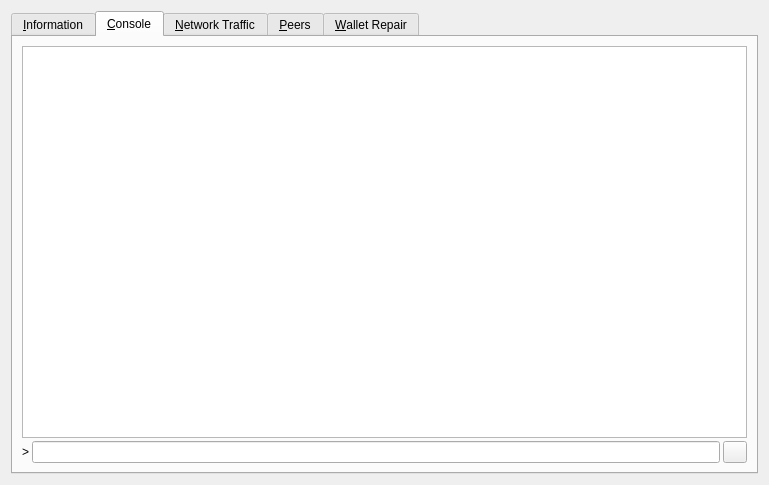
<?xml version="1.0" encoding="UTF-8"?>
<ui version="4.0">
 <class>RPCConsole</class>
 <widget class="QDialog" name="RPCConsole">
  <property name="geometry">
   <rect>
    <x>0</x>
    <y>0</y>
    <width>769</width>
    <height>485</height>
   </rect>
  </property>
  <property name="windowTitle">
   <string>Tools window</string>
  </property>
  <layout class="QVBoxLayout" name="verticalLayout_2">
   <item>
    <widget class="QTabWidget" name="tabWidget">
     <property name="currentIndex">
      <number>1</number>
     </property>
     <widget class="QWidget" name="tab_info">
      <attribute name="title">
       <string>&amp;Information</string>
      </attribute>
      <layout class="QGridLayout" name="gridLayout" columnstretch="0,0">
       <property name="horizontalSpacing">
        <number>12</number>
       </property>
       <item row="0" column="0">
        <widget class="QLabel" name="generalHeader">
         <property name="font">
          <font>
           <weight>75</weight>
           <bold>true</bold>
          </font>
         </property>
         <property name="text">
          <string>General</string>
         </property>
        </widget>
       </item>
       <item row="1" column="0">
        <widget class="QLabel" name="clientNameLabel">
         <property name="text">
          <string>Client name</string>
         </property>
        </widget>
       </item>
       <item row="1" column="1">
        <widget class="QLabel" name="clientName">
         <property name="cursor">
          <cursorShape>IBeamCursor</cursorShape>
         </property>
         <property name="text">
          <string>N/A</string>
         </property>
         <property name="textFormat">
          <enum>Qt::PlainText</enum>
         </property>
         <property name="textInteractionFlags">
          <set>Qt::LinksAccessibleByMouse|Qt::TextSelectableByKeyboard|Qt::TextSelectableByMouse</set>
         </property>
        </widget>
       </item>
       <item row="2" column="0">
        <widget class="QLabel" name="clientVersionLabel">
         <property name="text">
          <string>Client version</string>
         </property>
        </widget>
       </item>
       <item row="2" column="1">
        <widget class="QLabel" name="clientVersion">
         <property name="cursor">
          <cursorShape>IBeamCursor</cursorShape>
         </property>
         <property name="text">
          <string>N/A</string>
         </property>
         <property name="textFormat">
          <enum>Qt::PlainText</enum>
         </property>
         <property name="textInteractionFlags">
          <set>Qt::LinksAccessibleByMouse|Qt::TextSelectableByKeyboard|Qt::TextSelectableByMouse</set>
         </property>
        </widget>
       </item>
       <item row="3" column="0">
        <widget class="QLabel" name="openSSLVersionLabel">
         <property name="text">
          <string>Using OpenSSL version</string>
         </property>
         <property name="indent">
          <number>10</number>
         </property>
        </widget>
       </item>
       <item row="3" column="1">
        <widget class="QLabel" name="openSSLVersion">
         <property name="cursor">
          <cursorShape>IBeamCursor</cursorShape>
         </property>
         <property name="text">
          <string>N/A</string>
         </property>
         <property name="textFormat">
          <enum>Qt::PlainText</enum>
         </property>
         <property name="textInteractionFlags">
          <set>Qt::LinksAccessibleByMouse|Qt::TextSelectableByKeyboard|Qt::TextSelectableByMouse</set>
         </property>
        </widget>
       </item>
       <item row="4" column="0">
        <widget class="QLabel" name="berkeleyDBVersionLabel">
         <property name="text">
          <string>Using BerkeleyDB version</string>
         </property>
         <property name="indent">
          <number>10</number>
         </property>
        </widget>
       </item>
       <item row="4" column="1">
        <widget class="QLabel" name="berkeleyDBVersion">
         <property name="cursor">
          <cursorShape>IBeamCursor</cursorShape>
         </property>
         <property name="text">
          <string>N/A</string>
         </property>
         <property name="textFormat">
          <enum>Qt::PlainText</enum>
         </property>
         <property name="textInteractionFlags">
          <set>Qt::LinksAccessibleByMouse|Qt::TextSelectableByKeyboard|Qt::TextSelectableByMouse</set>
         </property>
        </widget>
       </item>
       <item row="5" column="0">
        <widget class="QLabel" name="buildDateLabel">
         <property name="text">
          <string>Build date</string>
         </property>
        </widget>
       </item>
       <item row="5" column="1">
        <widget class="QLabel" name="buildDate">
         <property name="cursor">
          <cursorShape>IBeamCursor</cursorShape>
         </property>
         <property name="text">
          <string>N/A</string>
         </property>
         <property name="textFormat">
          <enum>Qt::PlainText</enum>
         </property>
         <property name="textInteractionFlags">
          <set>Qt::LinksAccessibleByMouse|Qt::TextSelectableByKeyboard|Qt::TextSelectableByMouse</set>
         </property>
        </widget>
       </item>
       <item row="6" column="0">
        <widget class="QLabel" name="startupTimeLabel">
         <property name="text">
          <string>Startup time</string>
         </property>
        </widget>
       </item>
       <item row="6" column="1">
        <widget class="QLabel" name="startupTime">
         <property name="cursor">
          <cursorShape>IBeamCursor</cursorShape>
         </property>
         <property name="text">
          <string>N/A</string>
         </property>
         <property name="textFormat">
          <enum>Qt::PlainText</enum>
         </property>
         <property name="textInteractionFlags">
          <set>Qt::LinksAccessibleByMouse|Qt::TextSelectableByKeyboard|Qt::TextSelectableByMouse</set>
         </property>
        </widget>
       </item>
       <item row="7" column="0">
        <widget class="QLabel" name="networkHeader">
         <property name="font">
          <font>
           <weight>75</weight>
           <bold>true</bold>
          </font>
         </property>
         <property name="text">
          <string>Network</string>
         </property>
        </widget>
       </item>
       <item row="8" column="0">
        <widget class="QLabel" name="networkNameLabel">
         <property name="text">
          <string>Name</string>
         </property>
        </widget>
       </item>
       <item row="8" column="1">
        <widget class="QLabel" name="networkName">
         <property name="cursor">
          <cursorShape>IBeamCursor</cursorShape>
         </property>
         <property name="text">
          <string>N/A</string>
         </property>
         <property name="textFormat">
          <enum>Qt::PlainText</enum>
         </property>
         <property name="textInteractionFlags">
          <set>Qt::LinksAccessibleByMouse|Qt::TextSelectableByKeyboard|Qt::TextSelectableByMouse</set>
         </property>
        </widget>
       </item>
       <item row="9" column="0">
        <widget class="QLabel" name="numberOfConnectionsLabel">
         <property name="text">
          <string>Number of connections</string>
         </property>
        </widget>
       </item>
       <item row="9" column="1">
        <widget class="QLabel" name="numberOfConnections">
         <property name="cursor">
          <cursorShape>IBeamCursor</cursorShape>
         </property>
         <property name="text">
          <string>N/A</string>
         </property>
         <property name="textFormat">
          <enum>Qt::PlainText</enum>
         </property>
         <property name="textInteractionFlags">
          <set>Qt::LinksAccessibleByMouse|Qt::TextSelectableByKeyboard|Qt::TextSelectableByMouse</set>
         </property>
        </widget>
       </item>
       <item row="10" column="0">
        <widget class="QLabel" name="masternodeCountLabel">
         <property name="text">
          <string>Number of Masternodes</string>
         </property>
        </widget>
       </item>
       <item row="10" column="1">
        <widget class="QLabel" name="masternodeCount">
         <property name="cursor">
          <cursorShape>IBeamCursor</cursorShape>
         </property>
         <property name="text">
          <string>N/A</string>
         </property>
         <property name="textFormat">
          <enum>Qt::PlainText</enum>
         </property>
         <property name="textInteractionFlags">
          <set>Qt::LinksAccessibleByMouse|Qt::TextSelectableByKeyboard|Qt::TextSelectableByMouse</set>
         </property>
        </widget>
       </item>
       <item row="11" column="0">
        <widget class="QLabel" name="blockchainHeader">
         <property name="font">
          <font>
           <weight>75</weight>
           <bold>true</bold>
          </font>
         </property>
         <property name="text">
          <string>Block chain</string>
         </property>
        </widget>
       </item>
       <item row="12" column="0">
        <widget class="QLabel" name="numberOfBlocksLabel">
         <property name="text">
          <string>Current number of blocks</string>
         </property>
        </widget>
       </item>
       <item row="12" column="1">
        <widget class="QLabel" name="numberOfBlocks">
         <property name="cursor">
          <cursorShape>IBeamCursor</cursorShape>
         </property>
         <property name="text">
          <string>N/A</string>
         </property>
         <property name="textFormat">
          <enum>Qt::PlainText</enum>
         </property>
         <property name="textInteractionFlags">
          <set>Qt::LinksAccessibleByMouse|Qt::TextSelectableByKeyboard|Qt::TextSelectableByMouse</set>
         </property>
        </widget>
       </item>
       <item row="13" column="0">
        <widget class="QLabel" name="lastBlockTimeLabel">
         <property name="text">
          <string>Last block time</string>
         </property>
        </widget>
       </item>
       <item row="13" column="1">
        <widget class="QLabel" name="lastBlockTime">
         <property name="cursor">
          <cursorShape>IBeamCursor</cursorShape>
         </property>
         <property name="text">
          <string>N/A</string>
         </property>
         <property name="textFormat">
          <enum>Qt::PlainText</enum>
         </property>
         <property name="textInteractionFlags">
          <set>Qt::LinksAccessibleByMouse|Qt::TextSelectableByKeyboard|Qt::TextSelectableByMouse</set>
         </property>
        </widget>
       </item>
       <item row="14" column="0">
        <spacer name="verticalSpacer_2">
         <property name="orientation">
          <enum>Qt::Vertical</enum>
         </property>
         <property name="sizeHint" stdset="0">
          <size>
           <width>20</width>
           <height>20</height>
          </size>
         </property>
        </spacer>
       </item>
       <item row="15" column="0">
        <widget class="QLabel" name="debugLogFileHeader">
         <property name="font">
          <font>
           <weight>75</weight>
           <bold>true</bold>
          </font>
         </property>
         <property name="text">
          <string>Debug log file</string>
         </property>
        </widget>
       </item>
       <item row="16" column="0">
        <widget class="QPushButton" name="openDebugLogfileButton">
         <property name="toolTip">
          <string>Open the Gfr debug log file from the current data directory. This can take a few seconds for large log files.</string>
         </property>
         <property name="text">
          <string>&amp;Open</string>
         </property>
         <property name="autoDefault">
          <bool>false</bool>
         </property>
        </widget>
       </item>
      </layout>
     </widget>
     <widget class="QWidget" name="tab_console">
      <attribute name="title">
       <string>&amp;Console</string>
      </attribute>
      <layout class="QVBoxLayout" name="verticalLayout_3">
       <property name="spacing">
        <number>3</number>
       </property>
       <item>
        <widget class="QTextEdit" name="messagesWidget">
         <property name="minimumSize">
          <size>
           <width>0</width>
           <height>100</height>
          </size>
         </property>
         <property name="font">
          <font>
           <family>Noto Sans</family>
           <pointsize>12</pointsize>
           <weight>50</weight>
           <italic>false</italic>
           <bold>false</bold>
          </font>
         </property>
         <property name="readOnly">
          <bool>true</bool>
         </property>
         <property name="tabKeyNavigation" stdset="0">
          <bool>false</bool>
         </property>
         <property name="columnCount" stdset="0">
          <number>2</number>
         </property>
        </widget>
       </item>
       <item>
        <layout class="QHBoxLayout" name="horizontalLayout">
         <property name="spacing">
          <number>3</number>
         </property>
         <item>
          <widget class="QLabel" name="label">
           <property name="text">
            <string notr="true">&gt;</string>
           </property>
          </widget>
         </item>
         <item>
          <widget class="QLineEdit" name="lineEdit"/>
         </item>
         <item>
          <widget class="QPushButton" name="clearButton">
           <property name="maximumSize">
            <size>
             <width>24</width>
             <height>24</height>
            </size>
           </property>
           <property name="toolTip">
            <string>Clear console</string>
           </property>
           <property name="text">
            <string/>
           </property>
           <property name="icon">
            <iconset>
             <normaloff>:/icons/remove</normaloff>:/icons/remove</iconset>
           </property>
           <property name="shortcut">
            <string notr="true">Ctrl+L</string>
           </property>
           <property name="autoDefault">
            <bool>false</bool>
           </property>
          </widget>
         </item>
        </layout>
       </item>
      </layout>
     </widget>
     <widget class="QWidget" name="tab_nettraffic">
      <attribute name="title">
       <string>&amp;Network Traffic</string>
      </attribute>
      <layout class="QHBoxLayout" name="horizontalLayout_3">
       <item>
        <layout class="QVBoxLayout" name="verticalLayout_4">
         <item>
          <widget class="TrafficGraphWidget" name="trafficGraph" native="true">
           <property name="sizePolicy">
            <sizepolicy hsizetype="Expanding" vsizetype="Expanding">
             <horstretch>0</horstretch>
             <verstretch>0</verstretch>
            </sizepolicy>
           </property>
          </widget>
         </item>
         <item>
          <layout class="QHBoxLayout" name="horizontalLayout_2">
           <item>
            <widget class="QSlider" name="sldGraphRange">
             <property name="minimum">
              <number>1</number>
             </property>
             <property name="maximum">
              <number>288</number>
             </property>
             <property name="pageStep">
              <number>12</number>
             </property>
             <property name="value">
              <number>6</number>
             </property>
             <property name="orientation">
              <enum>Qt::Horizontal</enum>
             </property>
            </widget>
           </item>
           <item>
            <widget class="QLabel" name="lblGraphRange">
             <property name="minimumSize">
              <size>
               <width>100</width>
               <height>0</height>
              </size>
             </property>
             <property name="alignment">
              <set>Qt::AlignCenter</set>
             </property>
            </widget>
           </item>
           <item>
            <widget class="QPushButton" name="btnClearTrafficGraph">
             <property name="text">
              <string>&amp;Clear</string>
             </property>
             <property name="autoDefault">
              <bool>false</bool>
             </property>
            </widget>
           </item>
          </layout>
         </item>
        </layout>
       </item>
       <item>
        <layout class="QVBoxLayout" name="verticalLayout">
         <item>
          <widget class="QGroupBox" name="groupBox">
           <property name="title">
            <string>Totals</string>
           </property>
           <layout class="QVBoxLayout" name="verticalLayout_5">
            <item>
             <layout class="QHBoxLayout" name="horizontalLayout_4">
              <item>
               <widget class="Line" name="line">
                <property name="sizePolicy">
                 <sizepolicy hsizetype="Fixed" vsizetype="Fixed">
                  <horstretch>0</horstretch>
                  <verstretch>0</verstretch>
                 </sizepolicy>
                </property>
                <property name="minimumSize">
                 <size>
                  <width>10</width>
                  <height>0</height>
                 </size>
                </property>
                <property name="palette">
                 <palette>
                  <active>
                   <colorrole role="Light">
                    <brush brushstyle="SolidPattern">
                     <color alpha="255">
                      <red>0</red>
                      <green>255</green>
                      <blue>0</blue>
                     </color>
                    </brush>
                   </colorrole>
                  </active>
                  <inactive>
                   <colorrole role="Light">
                    <brush brushstyle="SolidPattern">
                     <color alpha="255">
                      <red>0</red>
                      <green>255</green>
                      <blue>0</blue>
                     </color>
                    </brush>
                   </colorrole>
                  </inactive>
                  <disabled>
                   <colorrole role="Light">
                    <brush brushstyle="SolidPattern">
                     <color alpha="255">
                      <red>0</red>
                      <green>255</green>
                      <blue>0</blue>
                     </color>
                    </brush>
                   </colorrole>
                  </disabled>
                 </palette>
                </property>
                <property name="orientation">
                 <enum>Qt::Horizontal</enum>
                </property>
               </widget>
              </item>
              <item>
               <widget class="QLabel" name="label_16">
                <property name="text">
                 <string>Received</string>
                </property>
               </widget>
              </item>
              <item>
               <widget class="QLabel" name="lblBytesIn">
                <property name="minimumSize">
                 <size>
                  <width>50</width>
                  <height>0</height>
                 </size>
                </property>
                <property name="alignment">
                 <set>Qt::AlignRight|Qt::AlignTrailing|Qt::AlignVCenter</set>
                </property>
               </widget>
              </item>
             </layout>
            </item>
            <item>
             <layout class="QHBoxLayout" name="horizontalLayout_5">
              <item>
               <widget class="Line" name="line_2">
                <property name="sizePolicy">
                 <sizepolicy hsizetype="Fixed" vsizetype="Fixed">
                  <horstretch>0</horstretch>
                  <verstretch>0</verstretch>
                 </sizepolicy>
                </property>
                <property name="minimumSize">
                 <size>
                  <width>10</width>
                  <height>0</height>
                 </size>
                </property>
                <property name="palette">
                 <palette>
                  <active>
                   <colorrole role="Light">
                    <brush brushstyle="SolidPattern">
                     <color alpha="255">
                      <red>255</red>
                      <green>0</green>
                      <blue>0</blue>
                     </color>
                    </brush>
                   </colorrole>
                  </active>
                  <inactive>
                   <colorrole role="Light">
                    <brush brushstyle="SolidPattern">
                     <color alpha="255">
                      <red>255</red>
                      <green>0</green>
                      <blue>0</blue>
                     </color>
                    </brush>
                   </colorrole>
                  </inactive>
                  <disabled>
                   <colorrole role="Light">
                    <brush brushstyle="SolidPattern">
                     <color alpha="255">
                      <red>255</red>
                      <green>0</green>
                      <blue>0</blue>
                     </color>
                    </brush>
                   </colorrole>
                  </disabled>
                 </palette>
                </property>
                <property name="orientation">
                 <enum>Qt::Horizontal</enum>
                </property>
               </widget>
              </item>
              <item>
               <widget class="QLabel" name="label_17">
                <property name="text">
                 <string>Sent</string>
                </property>
               </widget>
              </item>
              <item>
               <widget class="QLabel" name="lblBytesOut">
                <property name="minimumSize">
                 <size>
                  <width>50</width>
                  <height>0</height>
                 </size>
                </property>
                <property name="alignment">
                 <set>Qt::AlignRight|Qt::AlignTrailing|Qt::AlignVCenter</set>
                </property>
               </widget>
              </item>
             </layout>
            </item>
            <item>
             <spacer name="verticalSpacer_4">
              <property name="orientation">
               <enum>Qt::Vertical</enum>
              </property>
              <property name="sizeHint" stdset="0">
               <size>
                <width>20</width>
                <height>407</height>
               </size>
              </property>
             </spacer>
            </item>
           </layout>
          </widget>
         </item>
        </layout>
       </item>
      </layout>
     </widget>
     <widget class="QWidget" name="tab_peers">
      <attribute name="title">
       <string>&amp;Peers</string>
      </attribute>
      <layout class="QGridLayout" name="gridLayout_2">
       <item row="0" column="0" rowspan="2">
        <widget class="QTableView" name="peerWidget">
         <property name="horizontalScrollBarPolicy">
          <enum>Qt::ScrollBarAsNeeded</enum>
         </property>
         <property name="sortingEnabled">
          <bool>true</bool>
         </property>
         <attribute name="horizontalHeaderHighlightSections">
          <bool>false</bool>
         </attribute>
        </widget>
       </item>
       <item row="0" column="1">
        <widget class="QLabel" name="peerHeading">
         <property name="sizePolicy">
          <sizepolicy hsizetype="Preferred" vsizetype="Minimum">
           <horstretch>0</horstretch>
           <verstretch>0</verstretch>
          </sizepolicy>
         </property>
         <property name="minimumSize">
          <size>
           <width>300</width>
           <height>32</height>
          </size>
         </property>
         <property name="font">
          <font>
           <pointsize>10</pointsize>
           <weight>75</weight>
           <bold>true</bold>
          </font>
         </property>
         <property name="cursor">
          <cursorShape>IBeamCursor</cursorShape>
         </property>
         <property name="text">
          <string>Select a peer to view detailed information.</string>
         </property>
         <property name="alignment">
          <set>Qt::AlignCenter</set>
         </property>
         <property name="wordWrap">
          <bool>true</bool>
         </property>
         <property name="textInteractionFlags">
          <set>Qt::LinksAccessibleByMouse|Qt::TextSelectableByKeyboard|Qt::TextSelectableByMouse</set>
         </property>
        </widget>
       </item>
       <item row="1" column="1">
        <widget class="QWidget" name="detailWidget" native="true">
         <property name="minimumSize">
          <size>
           <width>300</width>
           <height>0</height>
          </size>
         </property>
         <layout class="QGridLayout" name="gridLayout_3">
          <item row="0" column="0">
           <widget class="QLabel" name="label_23">
            <property name="text">
             <string>Direction</string>
            </property>
           </widget>
          </item>
          <item row="0" column="2">
           <widget class="QLabel" name="peerDirection">
            <property name="cursor">
             <cursorShape>IBeamCursor</cursorShape>
            </property>
            <property name="text">
             <string>N/A</string>
            </property>
            <property name="textFormat">
             <enum>Qt::PlainText</enum>
            </property>
            <property name="textInteractionFlags">
             <set>Qt::LinksAccessibleByMouse|Qt::TextSelectableByKeyboard|Qt::TextSelectableByMouse</set>
            </property>
           </widget>
          </item>
          <item row="1" column="0">
           <widget class="QLabel" name="label_21">
            <property name="text">
             <string>Protocol</string>
            </property>
           </widget>
          </item>
          <item row="1" column="2">
           <widget class="QLabel" name="peerVersion">
            <property name="cursor">
             <cursorShape>IBeamCursor</cursorShape>
            </property>
            <property name="text">
             <string>N/A</string>
            </property>
            <property name="textFormat">
             <enum>Qt::PlainText</enum>
            </property>
            <property name="textInteractionFlags">
             <set>Qt::LinksAccessibleByMouse|Qt::TextSelectableByKeyboard|Qt::TextSelectableByMouse</set>
            </property>
           </widget>
          </item>
          <item row="2" column="0">
           <widget class="QLabel" name="label_28">
            <property name="text">
             <string>Version</string>
            </property>
           </widget>
          </item>
          <item row="2" column="2">
           <widget class="QLabel" name="peerSubversion">
            <property name="cursor">
             <cursorShape>IBeamCursor</cursorShape>
            </property>
            <property name="text">
             <string>N/A</string>
            </property>
            <property name="textFormat">
             <enum>Qt::PlainText</enum>
            </property>
            <property name="textInteractionFlags">
             <set>Qt::LinksAccessibleByMouse|Qt::TextSelectableByKeyboard|Qt::TextSelectableByMouse</set>
            </property>
           </widget>
          </item>
          <item row="3" column="0">
           <widget class="QLabel" name="label_4">
            <property name="text">
             <string>Services</string>
            </property>
           </widget>
          </item>
          <item row="3" column="2">
           <widget class="QLabel" name="peerServices">
            <property name="cursor">
             <cursorShape>IBeamCursor</cursorShape>
            </property>
            <property name="text">
             <string>N/A</string>
            </property>
            <property name="textFormat">
             <enum>Qt::PlainText</enum>
            </property>
            <property name="textInteractionFlags">
             <set>Qt::LinksAccessibleByMouse|Qt::TextSelectableByKeyboard|Qt::TextSelectableByMouse</set>
            </property>
           </widget>
          </item>
          <item row="5" column="0">
           <widget class="QLabel" name="label_29">
            <property name="text">
             <string>Starting Height</string>
            </property>
           </widget>
          </item>
          <item row="5" column="2">
           <widget class="QLabel" name="peerHeight">
            <property name="cursor">
             <cursorShape>IBeamCursor</cursorShape>
            </property>
            <property name="text">
             <string>N/A</string>
            </property>
            <property name="textFormat">
             <enum>Qt::PlainText</enum>
            </property>
            <property name="textInteractionFlags">
             <set>Qt::LinksAccessibleByMouse|Qt::TextSelectableByKeyboard|Qt::TextSelectableByMouse</set>
            </property>
           </widget>
          </item>
          <item row="6" column="0">
           <widget class="QLabel" name="label_27">
            <property name="text">
             <string>Sync Height</string>
            </property>
           </widget>
          </item>
          <item row="6" column="2">
           <widget class="QLabel" name="peerSyncHeight">
            <property name="cursor">
             <cursorShape>IBeamCursor</cursorShape>
            </property>
            <property name="text">
             <string>N/A</string>
            </property>
            <property name="textFormat">
             <enum>Qt::PlainText</enum>
            </property>
            <property name="textInteractionFlags">
             <set>Qt::LinksAccessibleByMouse|Qt::TextSelectableByKeyboard|Qt::TextSelectableByMouse</set>
            </property>
           </widget>
          </item>
          <item row="7" column="0">
           <widget class="QLabel" name="label_24">
            <property name="text">
             <string>Ban Score</string>
            </property>
           </widget>
          </item>
          <item row="7" column="2">
           <widget class="QLabel" name="peerBanScore">
            <property name="cursor">
             <cursorShape>IBeamCursor</cursorShape>
            </property>
            <property name="text">
             <string>N/A</string>
            </property>
            <property name="textFormat">
             <enum>Qt::PlainText</enum>
            </property>
            <property name="textInteractionFlags">
             <set>Qt::LinksAccessibleByMouse|Qt::TextSelectableByKeyboard|Qt::TextSelectableByMouse</set>
            </property>
           </widget>
          </item>
          <item row="8" column="0">
           <widget class="QLabel" name="label_22">
            <property name="text">
             <string>Connection Time</string>
            </property>
           </widget>
          </item>
          <item row="8" column="2">
           <widget class="QLabel" name="peerConnTime">
            <property name="cursor">
             <cursorShape>IBeamCursor</cursorShape>
            </property>
            <property name="text">
             <string>N/A</string>
            </property>
            <property name="textFormat">
             <enum>Qt::PlainText</enum>
            </property>
            <property name="textInteractionFlags">
             <set>Qt::LinksAccessibleByMouse|Qt::TextSelectableByKeyboard|Qt::TextSelectableByMouse</set>
            </property>
           </widget>
          </item>
          <item row="9" column="0">
           <widget class="QLabel" name="label_15">
            <property name="text">
             <string>Last Send</string>
            </property>
           </widget>
          </item>
          <item row="9" column="2">
           <widget class="QLabel" name="peerLastSend">
            <property name="cursor">
             <cursorShape>IBeamCursor</cursorShape>
            </property>
            <property name="text">
             <string>N/A</string>
            </property>
            <property name="textFormat">
             <enum>Qt::PlainText</enum>
            </property>
            <property name="textInteractionFlags">
             <set>Qt::LinksAccessibleByMouse|Qt::TextSelectableByKeyboard|Qt::TextSelectableByMouse</set>
            </property>
           </widget>
          </item>
          <item row="10" column="0">
           <widget class="QLabel" name="label_19">
            <property name="text">
             <string>Last Receive</string>
            </property>
           </widget>
          </item>
          <item row="10" column="2">
           <widget class="QLabel" name="peerLastRecv">
            <property name="cursor">
             <cursorShape>IBeamCursor</cursorShape>
            </property>
            <property name="text">
             <string>N/A</string>
            </property>
            <property name="textFormat">
             <enum>Qt::PlainText</enum>
            </property>
            <property name="textInteractionFlags">
             <set>Qt::LinksAccessibleByMouse|Qt::TextSelectableByKeyboard|Qt::TextSelectableByMouse</set>
            </property>
           </widget>
          </item>
          <item row="11" column="0">
           <widget class="QLabel" name="label_18">
            <property name="text">
             <string>Bytes Sent</string>
            </property>
           </widget>
          </item>
          <item row="11" column="2">
           <widget class="QLabel" name="peerBytesSent">
            <property name="cursor">
             <cursorShape>IBeamCursor</cursorShape>
            </property>
            <property name="text">
             <string>N/A</string>
            </property>
            <property name="textFormat">
             <enum>Qt::PlainText</enum>
            </property>
            <property name="textInteractionFlags">
             <set>Qt::LinksAccessibleByMouse|Qt::TextSelectableByKeyboard|Qt::TextSelectableByMouse</set>
            </property>
           </widget>
          </item>
          <item row="12" column="0">
           <widget class="QLabel" name="label_20">
            <property name="text">
             <string>Bytes Received</string>
            </property>
           </widget>
          </item>
          <item row="12" column="2">
           <widget class="QLabel" name="peerBytesRecv">
            <property name="cursor">
             <cursorShape>IBeamCursor</cursorShape>
            </property>
            <property name="text">
             <string>N/A</string>
            </property>
            <property name="textFormat">
             <enum>Qt::PlainText</enum>
            </property>
            <property name="textInteractionFlags">
             <set>Qt::LinksAccessibleByMouse|Qt::TextSelectableByKeyboard|Qt::TextSelectableByMouse</set>
            </property>
           </widget>
          </item>
          <item row="13" column="0">
           <widget class="QLabel" name="label_26">
            <property name="text">
             <string>Ping Time</string>
            </property>
           </widget>
          </item>
          <item row="13" column="2">
           <widget class="QLabel" name="peerPingTime">
            <property name="cursor">
             <cursorShape>IBeamCursor</cursorShape>
            </property>
            <property name="text">
             <string>N/A</string>
            </property>
            <property name="textFormat">
             <enum>Qt::PlainText</enum>
            </property>
            <property name="textInteractionFlags">
             <set>Qt::LinksAccessibleByMouse|Qt::TextSelectableByKeyboard|Qt::TextSelectableByMouse</set>
            </property>
           </widget>
          </item>
          <item row="14" column="1">
           <spacer name="verticalSpacer_3">
            <property name="orientation">
             <enum>Qt::Vertical</enum>
            </property>
            <property name="sizeHint" stdset="0">
             <size>
              <width>20</width>
              <height>40</height>
             </size>
            </property>
           </spacer>
          </item>
         </layout>
        </widget>
       </item>
      </layout>
     </widget>
     <widget class="QWidget" name="tab_repair">
      <attribute name="title">
       <string>&amp;Wallet Repair</string>
      </attribute>
      <layout class="QGridLayout" name="gridLayout_4" columnstretch="0,0,0,0">
       <property name="horizontalSpacing">
        <number>12</number>
       </property>
       <item row="10" column="0" colspan="2">
        <widget class="QPushButton" name="btn_resync">
         <property name="minimumSize">
          <size>
           <width>100</width>
           <height>23</height>
          </size>
         </property>
         <property name="text">
          <string>Delete local Blockchain Folders</string>
         </property>
        </widget>
       </item>
       <item row="0" column="0" colspan="4">
        <widget class="QLabel" name="label_repair_header">
         <property name="font">
          <font>
           <weight>75</weight>
           <bold>true</bold>
          </font>
         </property>
         <property name="text">
          <string>Wallet repair options.</string>
         </property>
        </widget>
       </item>
       <item row="1" column="0" colspan="4">
        <widget class="QLabel" name="label_repair_helptext">
         <property name="font">
          <font>
           <weight>50</weight>
           <bold>false</bold>
          </font>
         </property>
         <property name="text">
          <string>The buttons below will restart the wallet with command-line options to repair the wallet, fix issues with corrupt blockhain files or missing/obsolete transactions.</string>
         </property>
         <property name="wordWrap">
          <bool>true</bool>
         </property>
        </widget>
       </item>
       <item row="2" column="0">
        <widget class="QLabel" name="wallet_path_label">
         <property name="text">
          <string>Wallet In Use:</string>
         </property>
        </widget>
       </item>
       <item row="2" column="1" colspan="3">
        <widget class="QLabel" name="wallet_path">
         <property name="cursor">
          <cursorShape>IBeamCursor</cursorShape>
         </property>
         <property name="text">
          <string>N/A</string>
         </property>
         <property name="textFormat">
          <enum>Qt::PlainText</enum>
         </property>
         <property name="textInteractionFlags">
          <set>Qt::LinksAccessibleByMouse|Qt::TextSelectableByKeyboard|Qt::TextSelectableByMouse</set>
         </property>
        </widget>
       </item>
       <item row="3" column="0">
        <spacer name="verticalSpacer_repair1">
         <property name="orientation">
          <enum>Qt::Vertical</enum>
         </property>
         <property name="sizeHint" stdset="0">
          <size>
           <width>10</width>
           <height>10</height>
          </size>
         </property>
        </spacer>
       </item>
       <item row="4" column="0" colspan="2">
        <widget class="QPushButton" name="btn_salvagewallet">
         <property name="minimumSize">
          <size>
           <width>100</width>
           <height>23</height>
          </size>
         </property>
         <property name="text">
          <string>Salvage wallet</string>
         </property>
        </widget>
       </item>
       <item row="4" column="2">
        <widget class="QLabel" name="label_repair_salvage_command">
         <property name="text">
          <string notr="true">-salvagewallet:</string>
         </property>
        </widget>
       </item>
       <item row="4" column="3">
        <widget class="QLabel" name="label_repair_salvage">
         <property name="text">
          <string>Attempt to recover private keys from a corrupt wallet.dat.</string>
         </property>
         <property name="wordWrap">
          <bool>true</bool>
         </property>
        </widget>
       </item>
       <item row="5" column="0" colspan="2">
        <widget class="QPushButton" name="btn_rescan">
         <property name="minimumSize">
          <size>
           <width>100</width>
           <height>23</height>
          </size>
         </property>
         <property name="text">
          <string>Rescan blockchain files</string>
         </property>
        </widget>
       </item>
       <item row="5" column="2">
        <widget class="QLabel" name="label_repair_rescan_command">
         <property name="text">
          <string notr="true">-rescan:</string>
         </property>
        </widget>
       </item>
       <item row="5" column="3">
        <widget class="QLabel" name="label_repair_rescan">
         <property name="text">
          <string>Rescan the block chain for missing wallet transactions.</string>
         </property>
         <property name="wordWrap">
          <bool>true</bool>
         </property>
        </widget>
       </item>
       <item row="6" column="0" colspan="2">
        <widget class="QPushButton" name="btn_zapwallettxes1">
         <property name="minimumSize">
          <size>
           <width>100</width>
           <height>23</height>
          </size>
         </property>
         <property name="text">
          <string>Recover transactions 1</string>
         </property>
        </widget>
       </item>
       <item row="6" column="2">
        <widget class="QLabel" name="label_repair_zap1_command">
         <property name="text">
          <string notr="true">-zapwallettxes=1:</string>
         </property>
        </widget>
       </item>
       <item row="6" column="3">
        <widget class="QLabel" name="label_repair_zap1">
         <property name="text">
          <string>Recover transactions from blockchain (keep meta-data, e.g. account owner).</string>
         </property>
         <property name="wordWrap">
          <bool>true</bool>
         </property>
        </widget>
       </item>
       <item row="7" column="0" colspan="2">
        <widget class="QPushButton" name="btn_zapwallettxes2">
         <property name="minimumSize">
          <size>
           <width>100</width>
           <height>23</height>
          </size>
         </property>
         <property name="text">
          <string>Recover transactions 2</string>
         </property>
        </widget>
       </item>
       <item row="7" column="2">
        <widget class="QLabel" name="label_repair_zap2_command">
         <property name="text">
          <string notr="true">-zapwallettxes=2:</string>
         </property>
        </widget>
       </item>
       <item row="7" column="3">
        <widget class="QLabel" name="label_repair_zap2">
         <property name="text">
          <string>Recover transactions from blockchain (drop meta-data).</string>
         </property>
         <property name="wordWrap">
          <bool>true</bool>
         </property>
        </widget>
       </item>
       <item row="8" column="0" colspan="2">
        <widget class="QPushButton" name="btn_upgradewallet">
         <property name="minimumSize">
          <size>
           <width>100</width>
           <height>23</height>
          </size>
         </property>
         <property name="text">
          <string>Upgrade wallet format</string>
         </property>
        </widget>
       </item>
       <item row="8" column="2">
        <widget class="QLabel" name="label_repair_upgrade_command">
         <property name="text">
          <string notr="true">-upgradewallet:</string>
         </property>
        </widget>
       </item>
       <item row="8" column="3">
        <widget class="QLabel" name="label_repair_upgrade">
         <property name="text">
          <string>Upgrade wallet to latest format on startup. (Note: this is NOT an update of the wallet itself!)</string>
         </property>
         <property name="wordWrap">
          <bool>true</bool>
         </property>
        </widget>
       </item>
       <item row="9" column="0" colspan="2">
        <widget class="QPushButton" name="btn_reindex">
         <property name="minimumSize">
          <size>
           <width>100</width>
           <height>23</height>
          </size>
         </property>
         <property name="text">
          <string>Rebuild index</string>
         </property>
        </widget>
       </item>
       <item row="9" column="2">
        <widget class="QLabel" name="label_repair_reindex_command">
         <property name="text">
          <string notr="true">-reindex:</string>
         </property>
        </widget>
       </item>
       <item row="9" column="3">
        <widget class="QLabel" name="label_repair_reindex">
         <property name="text">
          <string>Rebuild block chain index from current blk000??.dat files.</string>
         </property>
         <property name="wordWrap">
          <bool>true</bool>
         </property>
        </widget>
       </item>
       <item row="11" column="0">
        <spacer name="verticalSpacer_repair2">
         <property name="orientation">
          <enum>Qt::Vertical</enum>
         </property>
         <property name="sizeHint" stdset="0">
          <size>
           <width>20</width>
           <height>10</height>
          </size>
         </property>
        </spacer>
       </item>
       <item row="10" column="2">
        <widget class="QLabel" name="label_repair_resync_command">
         <property name="text">
          <string>-resync:</string>
         </property>
        </widget>
       </item>
       <item row="10" column="3">
        <widget class="QLabel" name="label_repair_resync">
         <property name="text">
          <string>Deletes all local blockchain folders so the wallet synchronizes from scratch.</string>
         </property>
         <property name="wordWrap">
          <bool>true</bool>
         </property>
        </widget>
       </item>
      </layout>
     </widget>
    </widget>
   </item>
  </layout>
 </widget>
 <customwidgets>
  <customwidget>
   <class>TrafficGraphWidget</class>
   <extends>QWidget</extends>
   <header>trafficgraphwidget.h</header>
   <container>1</container>
   <slots>
    <slot>clear()</slot>
   </slots>
  </customwidget>
 </customwidgets>
 <resources/>
 <connections/>
</ui>
